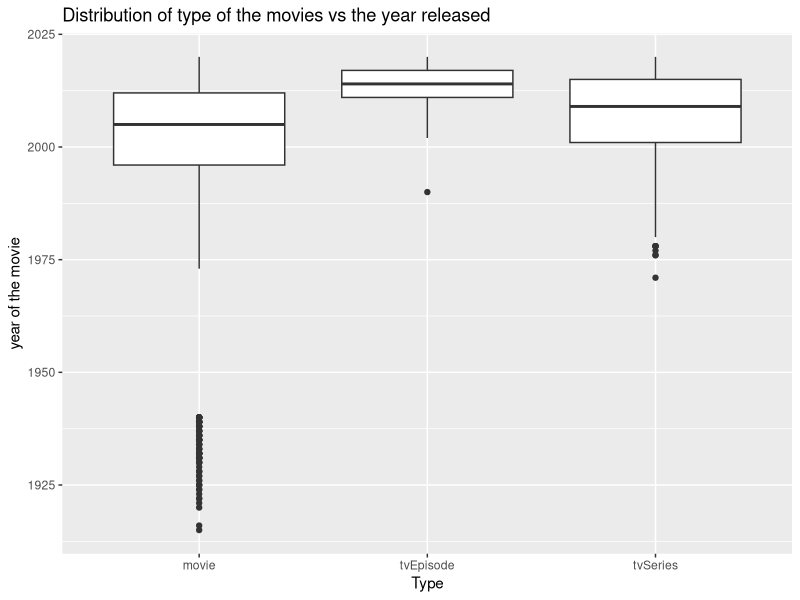
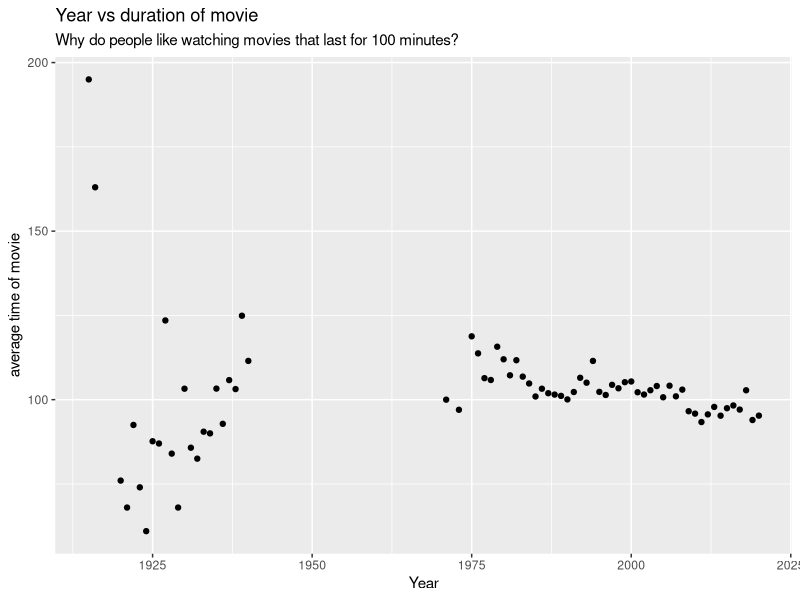

Reproduce these figures in R, in order.
## ---- chunk 1
knitr::opts_chunk$set(echo = TRUE)
library(tidyverse)
## ---- chunk 2
imdb <- read.csv(file = "imdb_titles.csv")
head(imdb)
## ---- chunk 3
# i.
nrow(imdb)
ncol(imdb)
# There are 8007 observations and 8 variables i nteh dataset.

# ii.
summary(imdb)
# There are 7334 missing endYear, 7 missing runtimeMinutes in the databset. 
# How we should dael with them?
# Since the endYear column have more than half of the values are missing, then this column does not have any substantial meaning to the dataset, I suggest that we drop this column. We can also drop the 7 missing runtimeMinutes since it does not have a huge impact on the entire dataset.

imdb <- imdb %>%
  select(primaryTitle, titleType, startYear,
         runtimeMinutes, genres, averageRating, numVotes) %>% 
  drop_na()
## ---- chunk 4
ggplot(data = imdb, 
       mapping = aes(x = titleType, y = startYear)) + 
  geom_boxplot() + 
  labs (x = "Type", 
        y = "year of the movie",
        title = "Distribution of type of the movies vs the year released")

# I found out that there are lots of movie outlier, and movie has the longest range among the three types. Movies are clustered around 1900 to 1930, but there weren't any movies between 1930 and 1975. tvEpisode emerges at the latest at around 2010, and it has the smallest  range and only outlier, which means it was not as popular as movie and tvSeries, whereas tvSeries has a lot of outliers closer to the tail of the boxplot, meaning it was getting popular and popular since it existed. 

## ---- chunk 5

imdb2 <- imdb %>% 
  group_by(startYear) %>% 
  summarise(avg_time = mean(runtimeMinutes, na.rm = TRUE)) 


ggplot(data = imdb2, mapping = 
         aes(x = startYear, y = avg_time)) + 
  geom_point() + 
  labs(x = "Year",
       y = "average time of movie",
       title = "Year vs duration of movie",
       subtitle =  "Why do people like watching movies that last for 100 minutes?")

## ---- chunk 6

